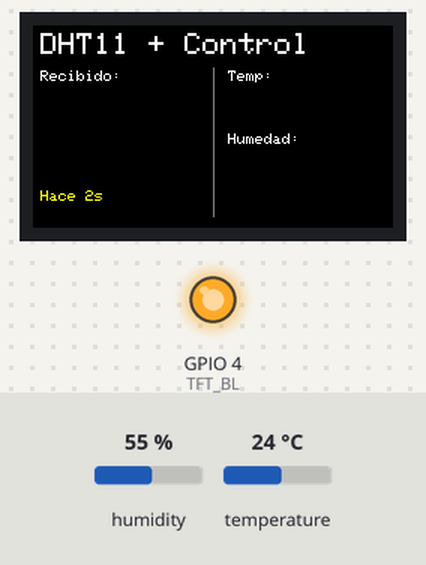
The sketch below on a simulated ESP32. On the bench: 240×135 colour display, output pins drawn as LEDs (lit = HIGH). The test bench sets the inputs (shaded band); at power-on: humidity 55 %, temperature 24 °C. What the sketch prints to the serial monitor is not drawn.

Above: at 3.0 s.
3.1 s: humidity set to 22 %
At 5.8 s:
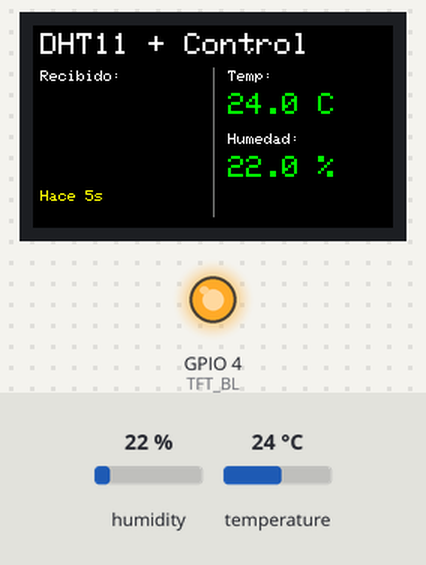
8.5 s: temperature set to 12 °C
At 13.7 s:
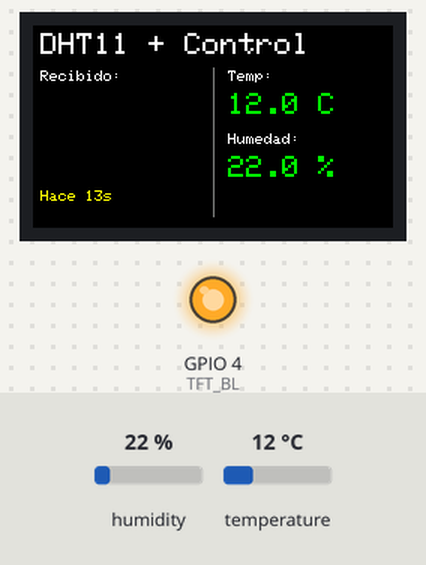
13.9 s: humidity set to 40 %
At 17.6 s:
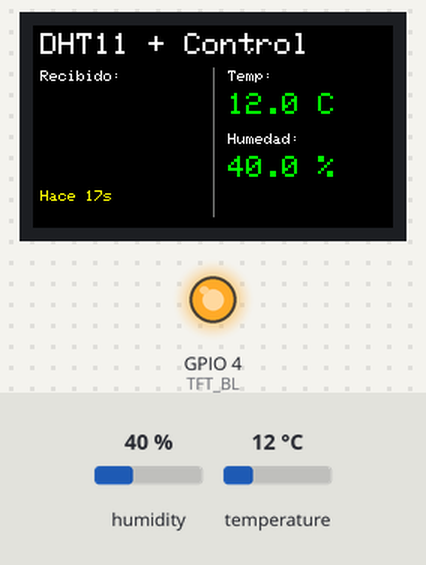
19.3 s: temperature set to 19 °C
At 21.8 s:
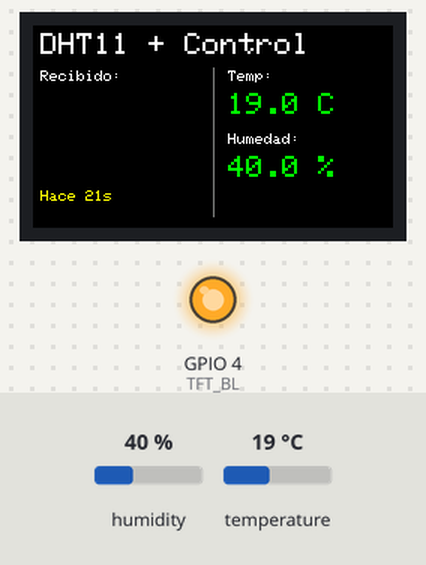
Timing chart, 0 to 23.3 s (numbered marks = the images above; inputs shaded):
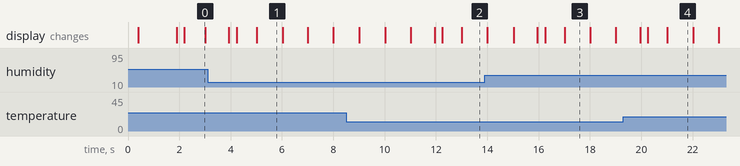

The sketch:

ubidots_dht11_downlink.ino
```cpp
#include "UbidotsEsp32Mqtt.h"
#include <TFT_eSPI.h>
#include <SPI.h>
#include <DHT.h>

TFT_eSPI tft = TFT_eSPI(135, 240); // Pantalla del TTGO T-Display
#define TFT_BL 4 // Pin de backlight

#define DHTPIN 25    // Pin de datos del DHT11
#define DHTTYPE DHT11
DHT dht(DHTPIN, DHTTYPE);


// Parametros de Ubidots
const char *UBIDOTS_TOKEN  = "TU_TOKEN_AQUI";
const char *WIFI_SSID      = "TU_WIFI_AQUI";
const char *WIFI_PASS      = "TU_PASSWORD_AQUI";
const char *DEVICE_LABEL   = "gilbert_ttgo";
const char *TEMP_LABEL     = "temperatura";
const char *HUM_LABEL      = "humedad";
const char *CONTROL_LABEL  = "control"; // Variable a la que nos suscribimos (Slider/Switch en el dashboard)

const unsigned long PUBLISH_FREQUENCY = 2000; // el DHT11 solo acepta 1 lectura/segundo, 2s da margen

Ubidots ubidots(UBIDOTS_TOKEN);
unsigned long timer;
unsigned long lastReceived = 0; // marca de tiempo del ultimo dato recibido de Ubidots


// Callback: se dispara solo cuando "control" cambia de valor en Ubidots
void callback(char *topic, byte *payload, unsigned int length) {
  // El payload del topico /lv es texto plano, no JSON
  String valorTexto = "";
  for (unsigned int i = 0; i < length; i++) {
    valorTexto += (char)payload[i];
  }
  float valorRecibido = valorTexto.toFloat();

  Serial.print("Valor recibido de Ubidots: ");
  Serial.println(valorRecibido);

  lastReceived = millis();

  // Mostrar el valor recibido en la columna izquierda
  tft.fillRect(5, 45, 105, 25, TFT_BLACK); // borra el valor anterior
  tft.setCursor(5, 45);
  tft.setTextSize(3);
  tft.setTextColor(TFT_CYAN, TFT_BLACK);
  tft.println(valorRecibido, 1);
}

void setup() {
  Serial.begin(115200);
  delay(200);

  dht.begin();

  // Iniciar pantalla
  pinMode(TFT_BL, OUTPUT);
  digitalWrite(TFT_BL, HIGH);
  tft.init();
  tft.setRotation(1);
  tft.fillScreen(TFT_BLACK);

  // Titulo
  tft.setTextColor(TFT_WHITE, TFT_BLACK);
  tft.setTextSize(2);
  tft.setCursor(5, 5);
  tft.println("DHT11 + Control");

  // Linea divisoria entre columnas
  tft.drawFastVLine(120, 28, 100, TFT_DARKGREY);

  // Etiquetas columna izquierda (recibido de Ubidots)
  tft.setTextSize(1);
  tft.setTextColor(TFT_WHITE, TFT_BLACK);
  tft.setCursor(5, 30);
  tft.println("Recibido:");

  // Etiquetas columna derecha (DHT11)
  tft.setCursor(130, 30);
  tft.println("Temp:");
  tft.setCursor(130, 72);
  tft.println("Humedad:");

  ubidots.setDebug(true); // ver logs de conexion, publicacion y suscripcion

  ubidots.connectToWifi(WIFI_SSID, WIFI_PASS);
  ubidots.setCallback(callback);
  ubidots.setup();
  ubidots.reconnect();
  ubidots.subscribeLastValue(DEVICE_LABEL, CONTROL_LABEL);

  timer = millis();
  Serial.println("Setup completo. Publicando DHT11 y escuchando 'control'...");
}

void loop() {
  if (!ubidots.connected()) {
    ubidots.reconnect();
    ubidots.subscribeLastValue(DEVICE_LABEL, CONTROL_LABEL); // resuscribir tras reconectar
  }

  if (millis() - timer > PUBLISH_FREQUENCY) {
    timer = millis();

    float humedad = dht.readHumidity();
    float temperatura = dht.readTemperature(); // Celsius

    // El DHT11 a veces falla la lectura y devuelve NaN
    if (isnan(humedad) || isnan(temperatura)) {
      Serial.println("Error leyendo el DHT11");

      tft.fillRect(130, 45, 105, 60, TFT_BLACK);
      tft.setCursor(130, 45);
      tft.setTextSize(2);
      tft.setTextColor(TFT_RED, TFT_BLACK);
      tft.println("Error");
    } else {
      ubidots.add(TEMP_LABEL, temperatura);
      ubidots.add(HUM_LABEL, humedad);
      bool sent = ubidots.publish(DEVICE_LABEL);

      Serial.print("Conectado a Ubidots: ");
      Serial.println(ubidots.connected() ? "SI" : "NO");

      if (sent) {
        Serial.print("Publicado OK -> Temp: ");
        Serial.print(temperatura);
        Serial.print(" C, Humedad: ");
        Serial.print(humedad);
        Serial.println(" %");
      } else {
        Serial.println("FALLO al publicar (revisar token / conexion MQTT arriba)");
      }

      // Mostrar temperatura (columna derecha, arriba)
      tft.fillRect(130, 45, 105, 20, TFT_BLACK);
      tft.setCursor(130, 45);
      tft.setTextSize(2);
      tft.setTextColor(sent ? TFT_GREEN : TFT_RED, TFT_BLACK);
      tft.print(temperatura, 1);
      tft.println(" C");

      // Mostrar humedad (columna derecha, abajo)
      tft.fillRect(130, 87, 105, 20, TFT_BLACK);
      tft.setCursor(130, 87);
      tft.setTextColor(sent ? TFT_GREEN : TFT_RED, TFT_BLACK);
      tft.print(humedad, 1);
      tft.println(" %");
    }
  }

  // Columna izquierda, abajo: hace cuantos segundos llego el ultimo dato de Ubidots
  tft.fillRect(5, 110, 105, 20, TFT_BLACK);
  tft.setCursor(5, 110);
  tft.setTextSize(1);
  tft.setTextColor(TFT_YELLOW, TFT_BLACK);
  tft.print("Hace ");
  tft.print((millis() - lastReceived) / 1000);
  tft.println("s");

  ubidots.loop();
}
```
